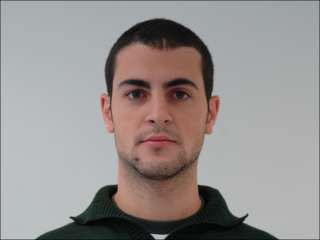
%> input picture face_good.bmp, 320 x 240 px
$ octave SkinDetection.m   (GNU Octave 9; MATLAB toolbox functions it lacks are replaced by stand-ins)
%> lines starting %> are read from the running program, lines starting %| are printed output that depends on the picture; in (x1, y1, x2, y2) boxes, pixels count from 0 and x2, y2 are one past the last pixel; in counts of white or black regions, pixels touching at a corner belong together; the program's own positions count from 1
### colorspace.m
function varargout = colorspace(Conversion,varargin)
%COLORSPACE  Convert a color image between color representations.
%   B = COLORSPACE(S,A) converts the color representation of image A
%   where S is a string specifying the conversion.  S tells the
%   source and destination color spaces, S = 'dest<-src', or
%   alternatively, S = 'src->dest'.  Supported color spaces are
%
%     'RGB'              R'G'B' Red Green Blue (ITU-R BT.709 gamma-corrected)
%     'YPbPr'            Luma (ITU-R BT.601) + Chroma
%     'YCbCr'/'YCC'      Luma + Chroma ("digitized" version of Y'PbPr)
%     'YUV'              NTSC PAL Y'UV Luma + Chroma
%     'YIQ'              NTSC Y'IQ Luma + Chroma
%     'YDbDr'            SECAM Y'DbDr Luma + Chroma
%     'JPEGYCbCr'        JPEG-Y'CbCr Luma + Chroma
%     'HSV'/'HSB'        Hue Saturation Value/Brightness
%     'HSL'/'HLS'/'HSI'  Hue Saturation Luminance/Intensity
%     'XYZ'              CIE XYZ
%     'Lab'              CIE L*a*b* (CIELAB)
%     'Luv'              CIE L*u*v* (CIELUV)
%     'Lch'              CIE L*ch (CIELCH)
%
%  All conversions assume 2 degree observer and D65 illuminant.  Color
%  space names are case insensitive.  When R'G'B' is the source or
%  destination, it can be omitted. For example 'yuv<-' is short for
%  'yuv<-rgb'.
%
%  MATLAB uses two standard data formats for R'G'B': double data with
%  intensities in the range 0 to 1, and uint8 data with integer-valued
%  intensities from 0 to 255.  As MATLAB's native datatype, double data is
%  the natural choice, and the R'G'B' format used by colorspace.  However,
%  for memory and computational performance, some functions also operate
%  with uint8 R'G'B'.  Given uint8 R'G'B' color data, colorspace will
%  first cast it to double R'G'B' before processing.
%
%  If A is an Mx3 array, like a colormap, B will also have size Mx3.
%
%  [B1,B2,B3] = COLORSPACE(S,A) specifies separate output channels.
%  COLORSPACE(S,A1,A2,A3) specifies separate input channels.

% Pascal Getreuer 2005-2006

%%% Input parsing %%%
if nargin < 2, error('Not enough input arguments.'); end
[SrcSpace,DestSpace] = parse(Conversion);

if nargin == 2
   Image = varargin{1};
elseif nargin >= 3
   Image = cat(3,varargin{:});
else
   error('Invalid number of input arguments.');
end

FlipDims = (size(Image,3) == 1);

if FlipDims, Image = permute(Image,[1,3,2]); end
if ~isa(Image,'double'), Image = double(Image)/255; end
if size(Image,3) ~= 3, error('Invalid input size.'); end

SrcT = gettransform(SrcSpace);
DestT = gettransform(DestSpace);

if ~ischar(SrcT) & ~ischar(DestT)
   % Both source and destination transforms are affine, so they
   % can be composed into one affine operation
   T = [DestT(:,1:3)*SrcT(:,1:3),DestT(:,1:3)*SrcT(:,4)+DestT(:,4)];
   Temp = zeros(size(Image));
   Temp(:,:,1) = T(1)*Image(:,:,1) + T(4)*Image(:,:,2) + T(7)*Image(:,:,3) + T(10);
   Temp(:,:,2) = T(2)*Image(:,:,1) + T(5)*Image(:,:,2) + T(8)*Image(:,:,3) + T(11);
   Temp(:,:,3) = T(3)*Image(:,:,1) + T(6)*Image(:,:,2) + T(9)*Image(:,:,3) + T(12);
   Image = Temp;
elseif ~ischar(DestT)
   Image = rgb(Image,SrcSpace);
   Temp = zeros(size(Image));
   Temp(:,:,1) = DestT(1)*Image(:,:,1) + DestT(4)*Image(:,:,2) + DestT(7)*Image(:,:,3) + DestT(10);
   Temp(:,:,2) = DestT(2)*Image(:,:,1) + DestT(5)*Image(:,:,2) + DestT(8)*Image(:,:,3) + DestT(11);
   Temp(:,:,3) = DestT(3)*Image(:,:,1) + DestT(6)*Image(:,:,2) + DestT(9)*Image(:,:,3) + DestT(12);
   Image = Temp;
else
   Image = feval(DestT,Image,SrcSpace);
end

%%% Output format %%%
if nargout > 1
   varargout = {Image(:,:,1),Image(:,:,2),Image(:,:,3)};
else
   if FlipDims, Image = permute(Image,[1,3,2]); end
   varargout = {Image};
end

return;


function [SrcSpace,DestSpace] = parse(Str)
% Parse conversion argument

if isstr(Str)
   Str = lower(strrep(strrep(Str,'-',''),' ',''));
   k = find(Str == '>');

   if length(k) == 1         % Interpret the form 'src->dest'
      SrcSpace = Str(1:k-1);
      DestSpace = Str(k+1:end);
   else
      k = find(Str == '<');

      if length(k) == 1      % Interpret the form 'dest<-src'
         DestSpace = Str(1:k-1);
         SrcSpace = Str(k+1:end);
      else
         error(['Invalid conversion, ''',Str,'''.']);
      end
   end

   SrcSpace = alias(SrcSpace);
   DestSpace = alias(DestSpace);
else
   SrcSpace = 1;             % No source pre-transform
   DestSpace = Conversion;
   if any(size(Conversion) ~= 3), error('Transformation matrix must be 3x3.'); end
end
return;


function Space = alias(Space)
Space = strrep(Space,'cie','');

if isempty(Space)
   Space = 'rgb';
end

switch Space
case {'ycbcr','ycc'}
   Space = 'ycbcr';
case {'hsv','hsb'}
   Space = 'hsv';
case {'hsl','hsi','hls'}
   Space = 'hsl';
case {'rgb','yuv','yiq','ydbdr','ycbcr','jpegycbcr','xyz','lab','luv','lch'}
   return;
end
return;


function T = gettransform(Space)
% Get a colorspace transform: either a matrix describing an affine transform,
% or a string referring to a conversion subroutine
switch Space
case 'ypbpr'
   T = [0.299,0.587,0.114,0;-0.1687367,-0.331264,0.5,0;0.5,-0.418688,-0.081312,0];
case 'yuv'
   % R'G'B' to NTSC/PAL YUV
   % Wikipedia: http://en.wikipedia.org/wiki/YUV
   T = [0.299,0.587,0.114,0;-0.147,-0.289,0.436,0;0.615,-0.515,-0.100,0];
case 'ydbdr'
   % R'G'B' to SECAM YDbDr
   % Wikipedia: http://en.wikipedia.org/wiki/YDbDr
   T = [0.299,0.587,0.114,0;-0.450,-0.883,1.333,0;-1.333,1.116,0.217,0];
case 'yiq'
   % R'G'B' in [0,1] to NTSC YIQ in [0,1];[-0.595716,0.595716];[-0.522591,0.522591];
   % Wikipedia: http://en.wikipedia.org/wiki/YIQ
   T = [0.299,0.587,0.114,0;0.595716,-0.274453,-0.321263,0;0.211456,-0.522591,0.311135,0];
case 'ycbcr'
   % R'G'B' (range [0,1]) to ITU-R BRT.601 (CCIR 601) Y'CbCr
   % Wikipedia: http://en.wikipedia.org/wiki/YCbCr
   % Poynton, Equation 3, scaling of R'G'B to Y'PbPr conversion
   T = [65.481,128.553,24.966,16;-37.797,-74.203,112.0,128;112.0,-93.786,-18.214,128];
case 'jpegycbcr'
   % Wikipedia: http://en.wikipedia.org/wiki/YCbCr
   T = [0.299,0.587,0.114,0;-0.168736,-0.331264,0.5,0.5;0.5,-0.418688,-0.081312,0.5]*255;
case {'rgb','xyz','hsv','hsl','lab','luv','lch'}
   T = Space;
otherwise
   error(['Unknown color space, ''',Space,'''.']);
end
return;


function Image = rgb(Image,SrcSpace)
% Convert to Rec. 709 R'G'B' from 'SrcSpace'
switch SrcSpace
case 'rgb'
   return;
case 'hsv'
   % Convert HSV to R'G'B'
   Image = huetorgb((1 - Image(:,:,2)).*Image(:,:,3),Image(:,:,3),Image(:,:,1));
case 'hsl'
   % Convert HSL to R'G'B'
   L = Image(:,:,3);
   Delta = Image(:,:,2).*min(L,1-L);
   Image = huetorgb(L-Delta,L+Delta,Image(:,:,1));
case {'xyz','lab','luv','lch'}
   % Convert to CIE XYZ
   Image = xyz(Image,SrcSpace);
   % Convert XYZ to RGB
   T = [3.240479,-1.53715,-0.498535;-0.969256,1.875992,0.041556;0.055648,-0.204043,1.057311];
   R = T(1)*Image(:,:,1) + T(4)*Image(:,:,2) + T(7)*Image(:,:,3);  % R
   G = T(2)*Image(:,:,1) + T(5)*Image(:,:,2) + T(8)*Image(:,:,3);  % G
   B = T(3)*Image(:,:,1) + T(6)*Image(:,:,2) + T(9)*Image(:,:,3);  % B
   % Desaturate and rescale to constrain resulting RGB values to [0,1]
   AddWhite = -min(min(min(R,G),B),0);
   Scale = max(max(max(R,G),B)+AddWhite,1);
   R = (R + AddWhite)./Scale;
   G = (G + AddWhite)./Scale;
   B = (B + AddWhite)./Scale;
   % Apply gamma correction to convert RGB to Rec. 709 R'G'B'
   Image(:,:,1) = gammacorrection(R);  % R'
   Image(:,:,2) = gammacorrection(G);  % G'
   Image(:,:,3) = gammacorrection(B);  % B'
otherwise  % Conversion is through an affine transform
   T = gettransform(SrcSpace);
   temp = inv(T(:,1:3));
   T = [temp,-temp*T(:,4)];
   R = T(1)*Image(:,:,1) + T(4)*Image(:,:,2) + T(7)*Image(:,:,3) + T(10);
   G = T(2)*Image(:,:,1) + T(5)*Image(:,:,2) + T(8)*Image(:,:,3) + T(11);
   B = T(3)*Image(:,:,1) + T(6)*Image(:,:,2) + T(9)*Image(:,:,3) + T(12);
   AddWhite = -min(min(min(R,G),B),0);
   Scale = max(max(max(R,G),B)+AddWhite,1);
   R = (R + AddWhite)./Scale;
   G = (G + AddWhite)./Scale;
   B = (B + AddWhite)./Scale;
   Image(:,:,1) = R;
   Image(:,:,2) = G;
   Image(:,:,3) = B;
end

% Clip to [0,1]
Image = min(max(Image,0),1);
return;


% [198 lines left out: functions xyz, hsv, hsl, lab, luv, lch and 6 more, not called in this run]

### myhist.m
%this program is to get the normalized histogram of the image

function [his]=myhist(x)
x=floor(x);
r=size(x,1);
c=size(x,2);
his=zeros(1,256);
%calculate the histogram
for i=1:r
   for j=1:c
      his(x(i,j)+1)=his(x(i,j)+1)+1;
   end
end
his=his./c./r;

### SkinDetection.m
% David Meyer
% Homework 3: Skin Detection using YCrCb and Naive Bayes
clc
clear all
close all

picPathGood = './face_good.bmp';
picPathDark = './face_dark.bmp';
picGood = imread(picPathGood);
%> picGood is the input picture: size 240x320x3 uint8; mean R, G, B 151.6, 145.9, 144
picDark = imread(picPathDark);
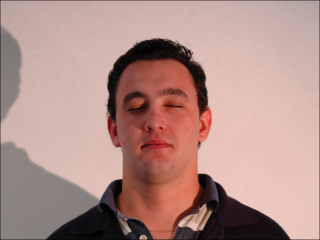
%> input picture face_dark.bmp, 320 x 240 px
%> picDark is the input picture: size 240x320x3 uint8; mean R, G, B 177.3, 143.2, 136.4
%figure, montage({picGood,picPathDark})
skinGood = skinDetect(picGood);
%> in skinDetect, `ims1 = (pic(:,:,1)>95) & (pic(:,:,2)>40) & (pic(:,:,3)>20);`:
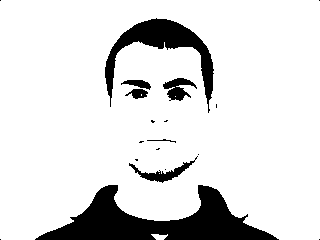
%> ims1: size 240x320 logical; 86.9% white; 19 black regions (12 under 20 px), largest, box (x1, y1, x2, y2) and area: (35, 185, 279, 240) 6128, (105, 18, 214, 113) 2696, (129, 156, 198, 183) 439
%> in skinDetect, `ims2 = (pic(:,:,1)-pic(:,:,2)>15) | (pic(:,:,1)-pic(:,:,3)>15);`: ims2: size 240x320 logical; 20.2% white; 3 white regions (2 under 20 px), largest, box (x1, y1, x2, y2) and area: (100, 38, 220, 221) 15503
%> in skinDetect, `ims3 = (pic(:,:,1)-pic(:,:,2)>15) & (pic(:,:,1)>pic(:,:,3));`: ims3: size 240x320 logical; 19.9% white; 2 white regions (1 under 20 px), largest, box (x1, y1, x2, y2) and area: (100, 38, 220, 221) 15307
%> in skinDetect, `ims = ims1 & ims2 & ims3;`: ims: size 240x320 logical; 18.5% white; 4 white regions (3 under 20 px), largest, box (x1, y1, x2, y2) and area: (100, 41, 220, 221) 14238
figure,imshow(skinGood)
skinGood = uint8(skinGood);

finalGood = picGood .* skinGood;
figure,imshow(finalGood)

%%
skin = skinDetect(picDark);
%> in skinDetect (call 2), `ims1 = (pic(:,:,1)>95) & (pic(:,:,2)>40) & (pic(:,:,3)>20);`: ims1: size 240x320 logical; 87.7% white; 24 black regions (13 under 20 px), largest, box (x1, y1, x2, y2) and area: (169, 174, 291, 240) 3618, (0, 145, 154, 240) 2788, (107, 39, 208, 132) 2345
%> in skinDetect (call 2), `ims2 = (pic(:,:,1)-pic(:,:,2)>15) | (pic(:,:,1)-pic(:,:,3)>15);`: ims2: size 240x320 logical; 82% white; 33 black regions (25 under 20 px), largest, box (x1, y1, x2, y2) and area: (0, 142, 153, 240) 8250, (174, 182, 291, 240) 2238, (108, 39, 205, 120) 1502
%> in skinDetect (call 2), `ims3 = (pic(:,:,1)-pic(:,:,2)>15) & (pic(:,:,1)>pic(:,:,3));`: ims3: size 240x320 logical; 81.3% white; 52 black regions (44 under 20 px), largest, box (x1, y1, x2, y2) and area: (0, 142, 153, 240) 8366, (174, 182, 291, 240) 2260, (108, 39, 207, 120) 1712
%> in skinDetect (call 2), `ims = ims1 & ims2 & ims3;`: ims: size 240x320 logical; 77.9% white; 45 black regions (33 under 20 px), largest, box (x1, y1, x2, y2) and area: (0, 142, 154, 240) 8555, (169, 174, 291, 240) 3620, (107, 39, 208, 132) 2349
figure,imshow(skin)
%Invert for future use
%invertedSkin = invert(skin);
%figure,imshow(invertedSkin)
%%
%Convert to YCbCr
imYUV=colorspace('yuv<-rgb',picDark);
%> in colorspace, `Temp(:,:,3) = DestT(3)*Image(:,:,1) + DestT(6)*Image(:,:,2) + DestT(9)..`:
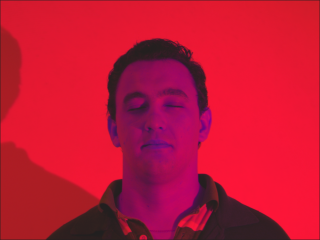
%> Temp: size 240x320x3 double; mean R, G, B 0.598, -0.0313, 0.0849; drawn with min black and max white
%> in colorspace, `varargout = {Image};`: varargout = 1 item

%Yone = imYUV(:,:,1);
%YCb = imYUV(:,:,2);
%YCr = imYUV(:,:,3);


%%
%I'm doing this part incorrectly, and I'm unsure what to do.  I know i need
%the sum.
h = myhist(picDark);%imhist(Y)%myhist
%> after the loop in myhist, `for i=1:r`: his = 256 values, max 1802 at index 210, min 0 at index 1, mean 300
%> in myhist, `his=his./c./r;`: his = 256 values, max 0.0235 at index 210, min 0 at index 1, mean 0.00391
%> h has the same summary as his in myhist

figure,plot(h)
%> after `plot(h)`:
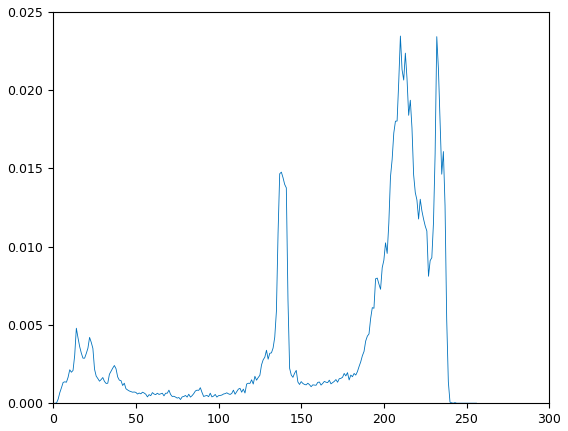
%> figure redrawn from the program's plot data; curve peaks at x = 210, y = 0.0235
%Loop to find the threshold
var=zeros(256,1);
index2=0;%Get sum.
for index = 20 : length(h)-20
    %text = length(h)-20;%Subtract 20 because I take off 10 from back and 10 from front
    index2 = index2 + h(index-1)+h(index-2)+h(index-4)+h(index-8) - h(index) +h(index+1)+h(index+2)+h(index+4)+h(index+8);
end
%> this loop made 217 passes
%> index2 on passes 1 to 3: 0.0209, 0.0415, 0.0624
%> after the loop, index2 = 6.42
%%
threshold = index2/10;%I know that there has to be a better way.  But I'm unsure how to get a good threshold using the histogram information.
%> threshold = 0.642

%%

[rowX, colY] = size(imYUV);
%> rowX = 240; colY = 960
for row=1:rowX
    for col=1:colY
        if imYUV(row,col)> threshold %textThat %I know that textThat needs to be (.6)
            imYUV(row,col) = 0;
        end
    end
end
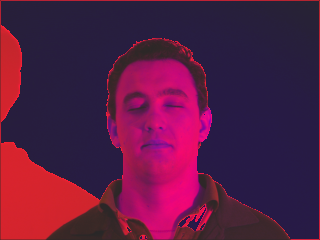
%> imYUV: size 240x320x3 double; mean R, G, B 0.142, -0.0313, 0.0849; drawn with min black and max white
figure,imshow(imYUV)
%> after `imshow(imYUV)`:
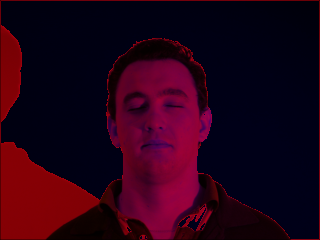
%> displayed picture: size 240x320x3, on the screen's scale of 0 to 255; mean R, G, B 36.2, 0, 21.7
%%


im_new=colorspace('rgb<-yuv',imYUV);

finalFinal = im_new .* skin;
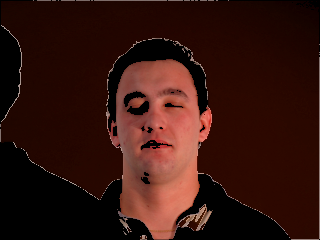
%> finalFinal: size 240x320x3 double; mean R, G, B 0.206, 0.0816, 0.0553
figure,imshow(finalFinal)


%%
% Given Code From blackboard
function skin = skinDetect(pic)
    %given code in the assignment details.
    %All this does is detect skin pixels using RGB
    ims1 = (pic(:,:,1)>95) & (pic(:,:,2)>40) & (pic(:,:,3)>20);
    ims2 = (pic(:,:,1)-pic(:,:,2)>15) | (pic(:,:,1)-pic(:,:,3)>15);
    ims3 = (pic(:,:,1)-pic(:,:,2)>15) & (pic(:,:,1)>pic(:,:,3));
    ims = ims1 & ims2 & ims3;
    %figure,imshow(ims)
    skin = ims;
end

function sobelKernel = sobFilter(usePic)
    sobFiltOne=[-1 0 +1;
                -2 0 +2;
                -1 0 +1];%xDirection is done
    sobFiltTwo=[+1 +2 +1;
                 0 0 0;
                -1 -2 -1];%yDirection is done
    %sobelFiltOneImage = imfilter(usePic,sobFiltOne,'same');
    %sobelFiltTwoImage = imfilter(usePic,sobFiltTwo,'same');
        %Working is above.
    sobelFiltOneImage = conv2(usePic,sobFiltOne);%Another function to loop through picture to apply Kernel
    sobelFiltTwoImage = conv2(usePic,sobFiltTwo);
    %sobelFilt#Image = conv2(usePic,sobfilt#,'full');
        %Why does filter2 flip the image upside down?
            %conv2(pic, mask) = filter2(rot90(mask,2), pic)
            %conv2 is a bit faster than fitler, no reason for me to use
            %filter2 here.

    sobelKernel = sqrt(sobelFiltOneImage.^2 + sobelFiltTwoImage.^2);
      %Edges detected better due to reading the image as a double from the
      %begging.
end

function med = medFilter(usePic)%There has to be a better way to implement this...
    [rows, col] = size(usePic);%size of grayscale image
    picSalt = usePic;%Unsure why I did this, to lazy to change now.
    pad=zeros(rows,col);
    for i=2:rows-1
        for j=2:col-1
            %Make 3x3 mask
            filter = [picSalt(i-1,j-1),picSalt(i-1,j),picSalt(i-1,j+1),picSalt(i,j-1),picSalt(i,j),picSalt(i,j+1),picSalt(i+1,j-1),picSalt(i+1,j),picSalt(i+1,j+1)];
            pad(i,j)= median(filter);%function that just return median value
        end
    end
    med = pad;
end
